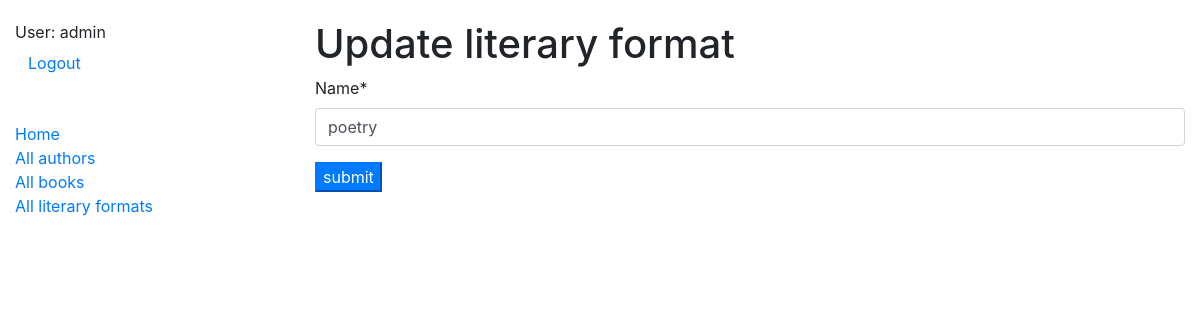
Before: /catalog/literary-formats/1/update/ (signed in) with the older database file.
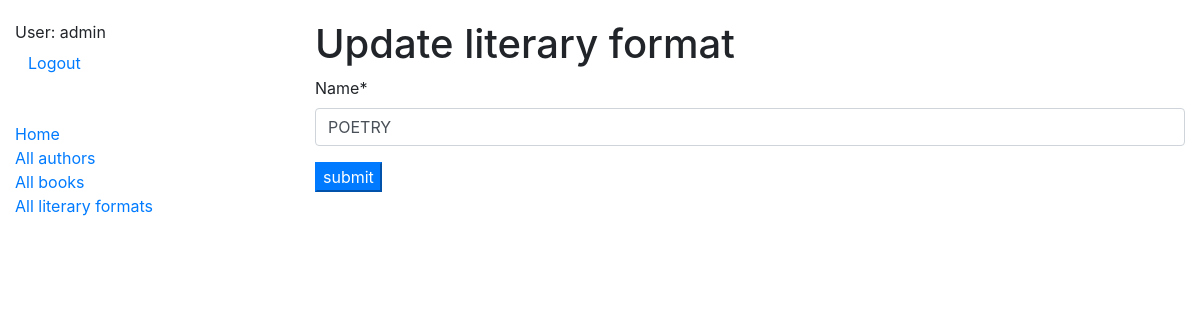
After: the same page with the newer database file.
### catalog/models.py (models this page shows, shortened)
class LiteraryFormat(models.Model):
    name = models.CharField(max_length=255)
    class Meta:
        ordering = ('name',)

### catalog/views.py (the view)
# urls.py: path("literary-formats/<int:pk>/update/", LiteraryFormatUpdateView.as_view(), name="literary-format-update"),
class LiteraryFormatUpdateView(LoginRequiredMixin, generic.UpdateView):
    model = LiteraryFormat
    fields = "__all__"
    success_url = reverse_lazy("catalog:literary-format-list")
    template_name = "catalog/literary_format_form.html"

### templates/catalog/literary_format_form.html (shortened to what this page needs)
{% extends "base.html" %}
{% load crispy_forms_filters %}
{% block content %}
  <h1>{{ object|yesno:"Update,Create" }} literary format</h1>
  <form action="" method="post" novalidate>
    {{ form|crispy }}
    <input class="btn-primary" type="submit" value="submit">
  </form>
{% endblock %}

Changed rows visible on the page:
changed LiteraryFormat: name "poetry" → "POETRY"
